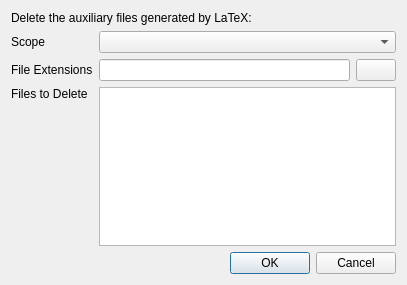
<?xml version="1.0" encoding="UTF-8"?>
<ui version="4.0">
 <class>CleanDialog</class>
 <widget class="QDialog" name="CleanDialog">
  <property name="geometry">
   <rect>
    <x>0</x>
    <y>0</y>
    <width>407</width>
    <height>285</height>
   </rect>
  </property>
  <property name="windowTitle">
   <string>Clean</string>
  </property>
  <layout class="QGridLayout" name="gridLayout">
   <item row="1" column="0">
    <widget class="QLabel" name="label_2">
     <property name="text">
      <string>Scope</string>
     </property>
    </widget>
   </item>
   <item row="1" column="1">
    <widget class="QComboBox" name="cbScope"/>
   </item>
   <item row="2" column="0">
    <widget class="QLabel" name="label">
     <property name="text">
      <string>File Extensions</string>
     </property>
    </widget>
   </item>
   <item row="2" column="1">
    <layout class="QHBoxLayout" name="horizontalLayout">
     <item>
      <widget class="QLineEdit" name="leExtensions"/>
     </item>
     <item>
      <widget class="QPushButton" name="pbResetExtensions">
       <property name="toolTip">
        <string>Restore default</string>
       </property>
       <property name="text">
        <string/>
       </property>
       <property name="icon">
        <iconset resource="images.qrc">
         <normaloff>:/images-ng/undo.svg</normaloff>:/images-ng/undo.svg</iconset>
       </property>
      </widget>
     </item>
    </layout>
   </item>
   <item row="0" column="0" colspan="2">
    <widget class="QLabel" name="label_3">
     <property name="text">
      <string>Delete the auxiliary files generated by LaTeX:</string>
     </property>
    </widget>
   </item>
   <item row="4" column="0" colspan="2">
    <widget class="QDialogButtonBox" name="buttonBox">
     <property name="orientation">
      <enum>Qt::Horizontal</enum>
     </property>
     <property name="standardButtons">
      <set>QDialogButtonBox::Cancel|QDialogButtonBox::Ok</set>
     </property>
    </widget>
   </item>
   <item row="3" column="1">
    <widget class="QListWidget" name="lwFiles">
     <property name="editTriggers">
      <set>QAbstractItemView::NoEditTriggers</set>
     </property>
     <property name="showDropIndicator" stdset="0">
      <bool>false</bool>
     </property>
     <property name="selectionMode">
      <enum>QAbstractItemView::NoSelection</enum>
     </property>
    </widget>
   </item>
   <item row="3" column="0">
    <widget class="QLabel" name="label_4">
     <property name="text">
      <string>Files to Delete</string>
     </property>
     <property name="alignment">
      <set>Qt::AlignLeading|Qt::AlignLeft|Qt::AlignTop</set>
     </property>
    </widget>
   </item>
  </layout>
 </widget>
 <tabstops>
  <tabstop>buttonBox</tabstop>
  <tabstop>cbScope</tabstop>
  <tabstop>leExtensions</tabstop>
  <tabstop>pbResetExtensions</tabstop>
 </tabstops>
 <resources>
  <include location="images.qrc"/>
 </resources>
 <connections>
  <connection>
   <sender>buttonBox</sender>
   <signal>accepted()</signal>
   <receiver>CleanDialog</receiver>
   <slot>accept()</slot>
   <hints>
    <hint type="sourcelabel">
     <x>248</x>
     <y>254</y>
    </hint>
    <hint type="destinationlabel">
     <x>157</x>
     <y>274</y>
    </hint>
   </hints>
  </connection>
  <connection>
   <sender>buttonBox</sender>
   <signal>rejected()</signal>
   <receiver>CleanDialog</receiver>
   <slot>reject()</slot>
   <hints>
    <hint type="sourcelabel">
     <x>316</x>
     <y>260</y>
    </hint>
    <hint type="destinationlabel">
     <x>286</x>
     <y>274</y>
    </hint>
   </hints>
  </connection>
 </connections>
</ui>
